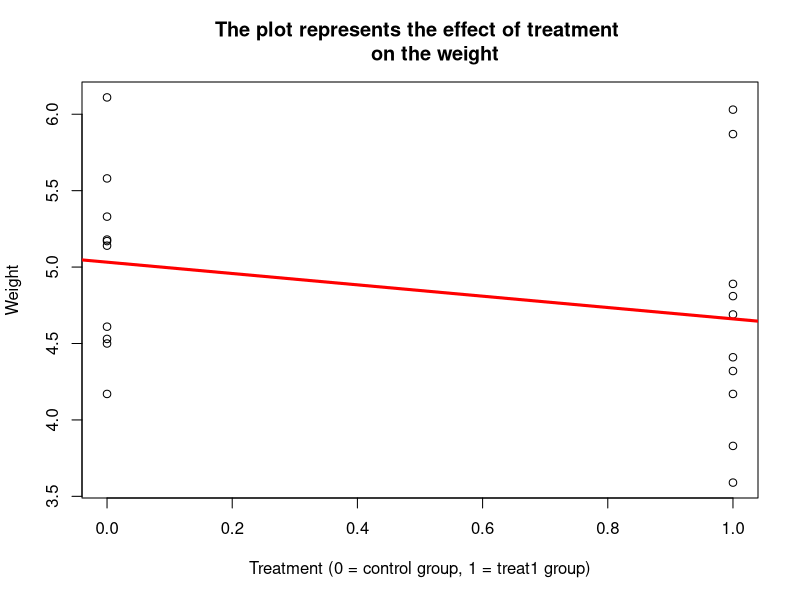
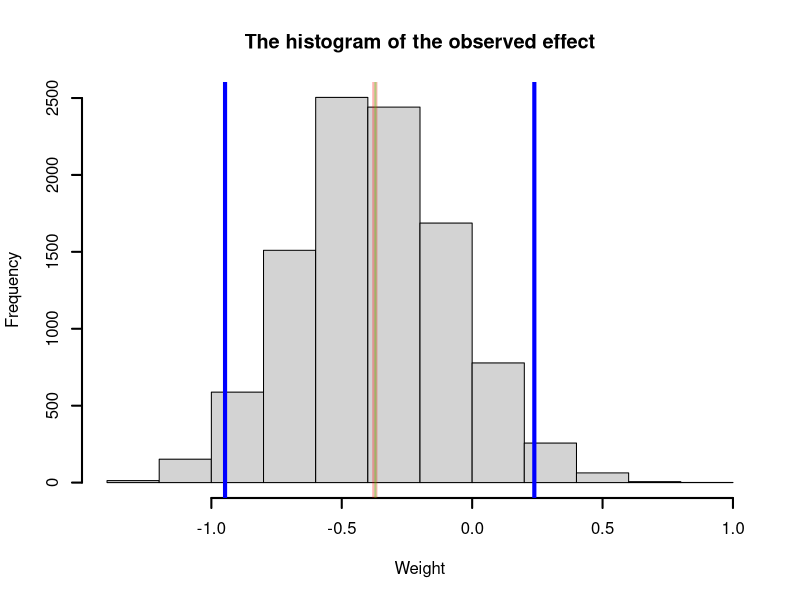

Source code (R) for these figures, in order:
data(PlantGrowth)
data <- PlantGrowth
set.seed(23022019)
# delete trt2 group
data2 <- data[-which(data$group == 'trt2'), ]

# trt1 will be 1, ctrl is 0
data2$group_2 <- as.numeric(data2$group == 'trt1')

plot(data2$group_2, data2$weight, 
     main = "The plot represents the effect of treatment 
     on the weight", 
     xlab = "Treatment (0 = control group, 1 = treat1 group)", 
     ylab = "Weight")

lm.model.1 <- lm(weight ~ group_2, data = data2)
summary(lm.model.1)
summary(lm.model.1)$coef[2]
abline(lm.model.1, col = "red", lwd = 3)
#PlantGrowth <- replace(PlantGrowth, weight, from = "ctrl", to = as.integer(0))

# bootstraping
storage <- c()
for (i in 1:10000) {
  # c(1:20) because there are 20 data points those in control and treatment group
  storage[i] <- summary((lm(weight ~ group_2, 
                            data = data2[sample(c(1:20), replace = TRUE),])))$coef[2]
}


# plot the histogram and relevant statistics
hist(storage, lwd = 2,
     main = "The histogram of the observed effect",
     xlab = "Weight",
     ylab = "Frequency")
abline(v = mean(storage),
       col = rgb(1,0,0,0.3),
       lwd = 5)
abline(v = quantile(storage, 0.025),
       col = "blue",
       lwd = 4)
abline(v = quantile(storage, 0.975),
       col = "blue",
       lwd = 4)
abline(v = summary(lm.model.1)$coef[2],
       col = rgb(0,1,0,0.3),
       lwd = 2)

mean(storage)
quantile(storage, c(0.025, 0.975))
summary(lm.model.1)$coef[2]
confint(lm.model.1, level = 0.95)
summary(lm.model.1)